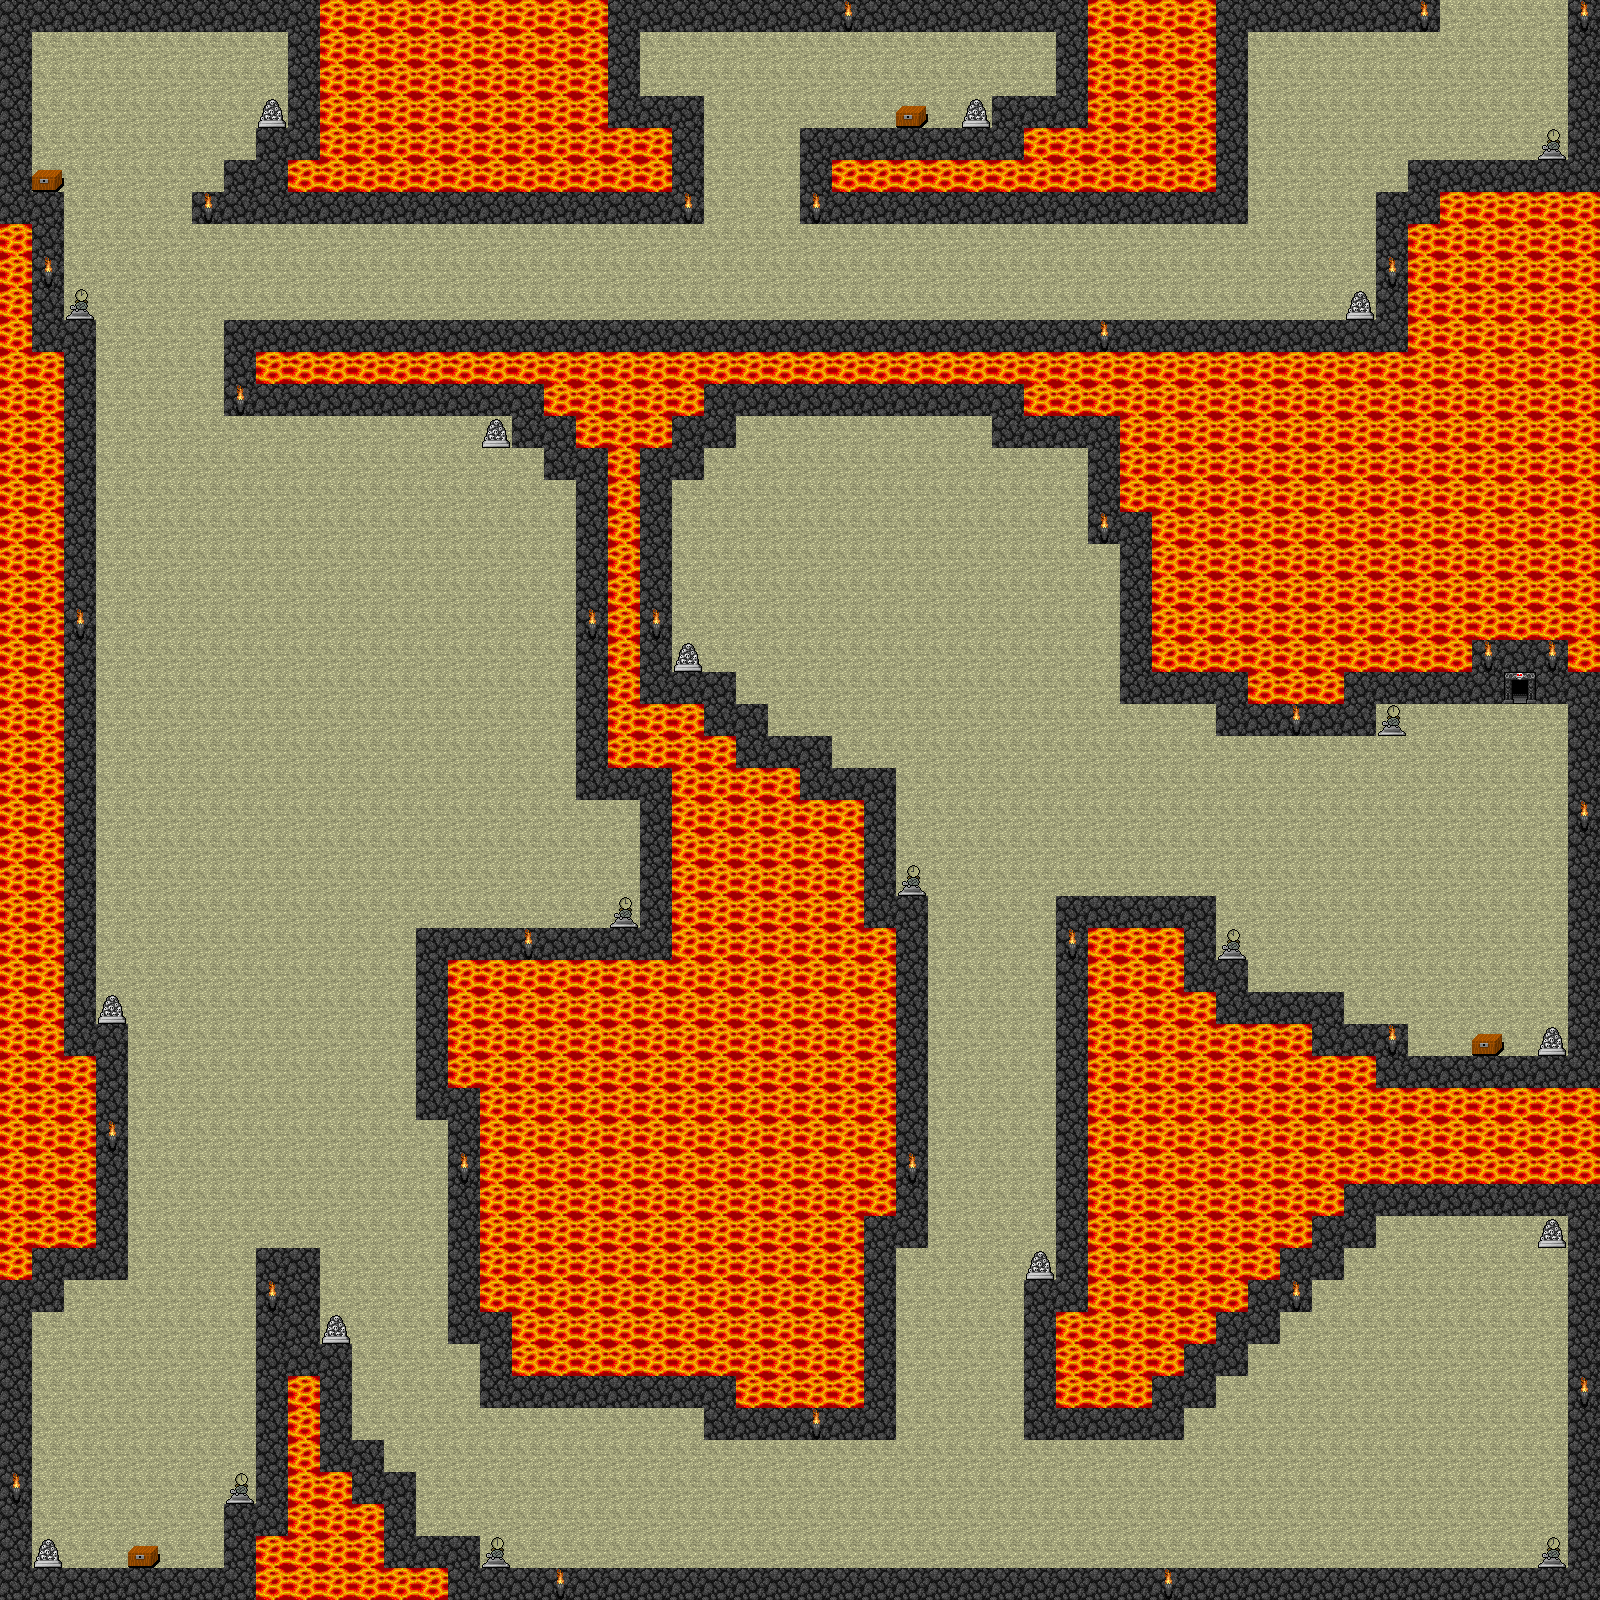

A level layout from a 2D game, rendered from its tile map. Below: a short description, then the map file with tile-grid data replaced by summaries:
An orthogonal 50x50 tile map with 32x32 px tiles, 2 tile layers (Ground, Objects).

<map version="1.2" tiledversion="1.2.2" orientation="orthogonal" renderorder="right-down" width="50" height="50" tilewidth="32" tileheight="32" infinite="0" nextlayerid="4" nextobjectid="1">
 <tileset firstgid="1" source="DungeonCrawl_ProjectUtumnoTileset.tsx" />
 <layer id="1" name="Ground" width="50" height="50">
  <data>[2500 cells, 2500 non-empty, 4 distinct tile ids]</data>
 </layer>
 <layer id="3" name="Objects" width="50" height="50">
  <data>[2500 cells, 55 non-empty, 11 distinct tile ids]</data>
 </layer>
</map>
